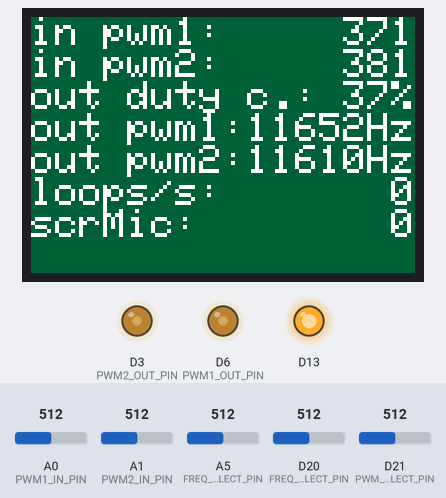
A sketch run on a simulated Arduino Zero (SAMD21). Parts: 96×64 colour display, output pins drawn as LEDs (lit = HIGH). The test bench sets the inputs (shaded band); at power-on: D21 (PWM_OUT_WIDTH_SELECT_PIN) = 512, A0 (PWM1_IN_PIN) = 512, A1 (PWM2_IN_PIN) = 512, A5 (FREQ_HIGH_SELECT_PIN) = 512, D20 (FREQ_LOW_SELECT_PIN) = 512 (analog values on the 0–1023 scale).

Above: at 1.3 s.
1.4 s: D21 (PWM_OUT_WIDTH_SELECT_PIN) set to 716
At 1.8 s:
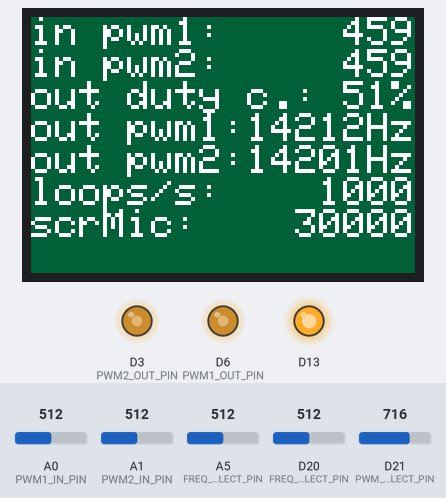
3.6 s: D21 (PWM_OUT_WIDTH_SELECT_PIN) set to 992
At 3.98 s:
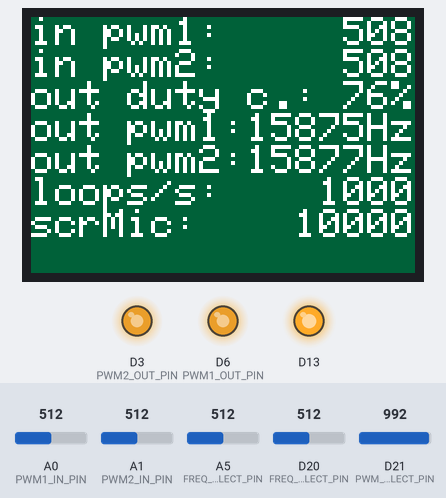
5.9 s: A0 (PWM1_IN_PIN) set to 716
At 6.01 s:
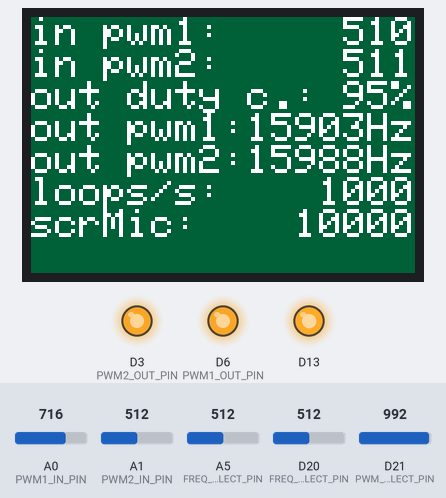
7.4 s: A1 (PWM2_IN_PIN) set to 716
At 7.64 s:
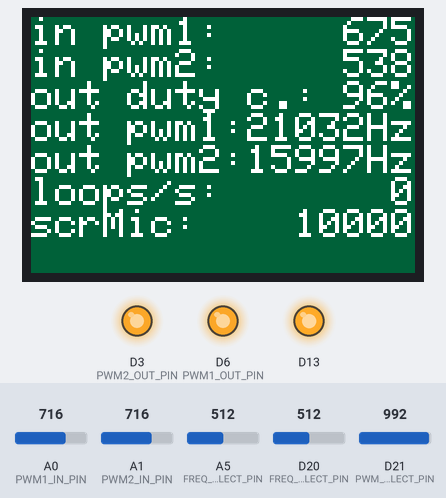
9.0 s: A5 (FREQ_HIGH_SELECT_PIN) set to 716
At 9.27 s:
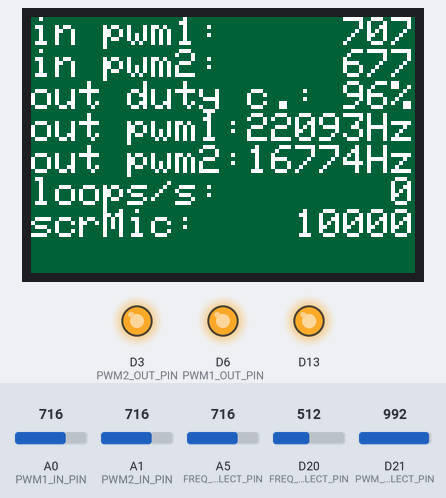
10.6 s: D20 (FREQ_LOW_SELECT_PIN) set to 716
At 10.9 s:
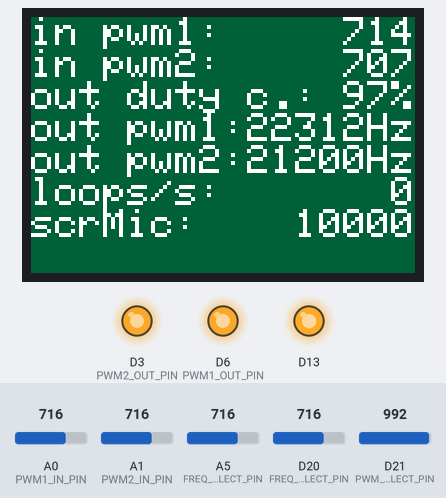
Timing chart, 0 to 13.3 s (numbered marks = the images above; inputs shaded):
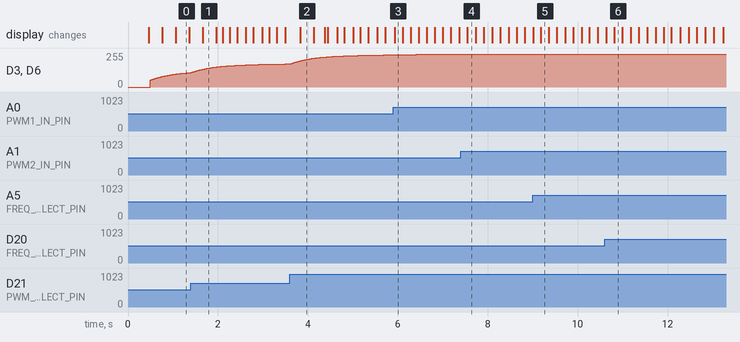

The sketch:

modulator.ino
```cpp
#include <Arduino.h>
#include <Adafruit_GFX.h>
#include <Adafruit_SSD1331.h>
#include <SPI.h>

const float           FREQ_MAX_HZ                        = 32000;

const unsigned int    PWM_IN_AVG_SAMPLES                 = 1000;

const unsigned long   PWM_OUT_WIDTH_SAMPLES              = 1000;
const unsigned long   PWM_OUT_FREQ_SAMPLES               = 1000;

const unsigned long   PWM_OUT_FREQ_ADJUST_TIMES_PER_SEC  = 30;
const unsigned long   PWM_OUT_FREQ_ADJUST_INTERVAL_MIC   = (1000 * 1000) / PWM_OUT_FREQ_ADJUST_TIMES_PER_SEC;


const unsigned int    OLED_MAX_FPS                       = 10;
const unsigned int    OLED_WIDTH                         = 16;
const unsigned int    OLED_HEIGHT                        = 8;
const unsigned long   OLED_NEXT_CHAR_DELAY               = (1000 * 1000 / OLED_MAX_FPS) / (OLED_WIDTH * OLED_HEIGHT);

const unsigned int    OLED_TEXT_COLOR                    = 0xFFFF;
const unsigned int    OLED_BACKGROUND_COLOR              = 0x0307;


const byte            PWM1_IN_PIN                        = A0;
const byte            PWM2_IN_PIN                        = A1;
const byte            PWM1_OUT_PIN                       = 6;
const byte            PWM2_OUT_PIN                       = 3;

const byte            PWM_OUT_WIDTH_SELECT_PIN           = 21;
const byte            FREQ_HIGH_SELECT_PIN               = 19;
const byte            FREQ_LOW_SELECT_PIN                = 20;

const byte            OLED_PIN_scl_sck                   = 7;
const byte            OLED_PIN_sda_mosi                  = 11;
const byte            OLED_PIN_cs_ss                     = 10;
const byte            OLED_PIN_res_rst                   = 9;
const byte            OLED_PIN_dc_rs                     = 8;

// declare the display
Adafruit_SSD1331 oled = Adafruit_SSD1331(
  OLED_PIN_cs_ss,
  OLED_PIN_dc_rs,
  OLED_PIN_sda_mosi,
  OLED_PIN_scl_sck,
  OLED_PIN_res_rst
);

unsigned long current_time = micros();

unsigned long oled_update_deadline = micros();

unsigned int  pwm1             = 1;
unsigned int  pwm2             = 2;
unsigned int  pwm_out_width    = 0;
unsigned int  mode             = 0;
unsigned long pwm1_out_freq    = 1;
unsigned long pwm2_out_freq    = 1;
unsigned long loopsPS          = 0;
unsigned long scrMic           = 0;

unsigned long scr_counter = 0;

unsigned int pwm_out_width_percentages = 1;

char oled_current_buffer[OLED_WIDTH * OLED_HEIGHT];
unsigned int  oled_char_counter = 0;

void oled_update(){

  if (current_time > oled_update_deadline) {
    oled_update_deadline = current_time + OLED_NEXT_CHAR_DELAY;

    unsigned int current = micros();

    char oled_update_buffer[OLED_WIDTH * OLED_HEIGHT];

    sprintf(oled_update_buffer, "in pwm1:%8uin pwm2:%8uout duty c.:%3u%sout pwm1:%5luHzout pwm2:%5luHzloops/s:%8luscrMic:%9lu%16s", pwm1, pwm2, pwm_out_width_percentages,"%" ,pwm1_out_freq, pwm2_out_freq, 1000*(loopsPS/1000), 10000*(scrMic/10000), "");

    unsigned int x = oled_char_counter / OLED_HEIGHT;
    unsigned int y = oled_char_counter % OLED_HEIGHT;
    int c = y * OLED_WIDTH + x;

    if (oled_current_buffer[c] != oled_update_buffer[c]) {
      oled_current_buffer[c] = oled_update_buffer[c];

      oled.setCursor(x * 6, y * 8);
      oled.setTextColor(OLED_BACKGROUND_COLOR);
      oled.print("\xDA");

      oled.setCursor(x * 6, y * 8);
      oled.setTextColor(OLED_TEXT_COLOR);
      oled.print(oled_update_buffer[c]);
    }

    scr_counter += micros() - current;

    oled_char_counter++;
    oled_char_counter = oled_char_counter % (OLED_WIDTH * OLED_HEIGHT);
  }
}

unsigned long current_sec_deadline = micros();
unsigned long current_loops_counter = 0;

void calc_loopsPS(){
  if (current_time > current_sec_deadline) {
    loopsPS = current_loops_counter;
    scrMic = scr_counter;
    current_loops_counter = 0;
    scr_counter = 0;
    current_sec_deadline =  current_time + 1000 * 1000;
  } else {
    current_loops_counter++;
  }
}


float _pwm2_out_freq = -1;
unsigned long current_freq2_deadline = micros();

void calc_pwm2_out_freq(){
  unsigned int high = analogRead(FREQ_HIGH_SELECT_PIN) - 1;
  unsigned int low = analogRead(FREQ_LOW_SELECT_PIN) - 1;
  float __freq = (((float)(high * 1023 + (float)low)) / 1023) * (FREQ_MAX_HZ  / 1023);
  _pwm2_out_freq = (__freq + PWM_OUT_WIDTH_SAMPLES * _pwm2_out_freq) / (PWM_OUT_WIDTH_SAMPLES + 1);
  if (current_time > current_freq2_deadline) {
    current_freq2_deadline = current_time + PWM_OUT_FREQ_ADJUST_INTERVAL_MIC;
    if (pwm2_out_freq != (unsigned long)_pwm2_out_freq){
      pwm2_out_freq = (unsigned long)_pwm2_out_freq;
      analogWriteFrequency(PWM2_OUT_PIN, _pwm2_out_freq);
      analogWrite(PWM2_OUT_PIN, pwm_out_width);
    }
  }
}

float _pwm1 = 0;
void get_pwm1_value(){
  _pwm1 = (analogRead(PWM1_IN_PIN) + PWM_IN_AVG_SAMPLES * _pwm1) / (PWM_IN_AVG_SAMPLES + 1);
  pwm1 = _pwm1;
}

float _pwm2 = 0;
void get_pwm2_value(){
  _pwm2 = (analogRead(PWM2_IN_PIN) + PWM_IN_AVG_SAMPLES * _pwm2) / (PWM_IN_AVG_SAMPLES + 1);
  pwm2 = _pwm2;
}


float _pwm1_out_freq = 0;
void calc_pwm1_out_freq(){
  _pwm1_out_freq = FREQ_MAX_HZ * pwm1 / 1024;
  if (pwm1_out_freq != (unsigned long)_pwm1_out_freq){
    pwm1_out_freq = (unsigned long)_pwm1_out_freq;
    analogWriteFrequency(PWM1_OUT_PIN, pwm1_out_freq);
    analogWrite(PWM1_OUT_PIN, pwm_out_width);
  }
}


float _pwm_out_width = 0;
void calc_pwm_out_width(){
  unsigned int w = analogRead(PWM_OUT_WIDTH_SELECT_PIN);

  _pwm_out_width = (w + PWM_OUT_WIDTH_SAMPLES * _pwm_out_width) / (PWM_OUT_WIDTH_SAMPLES + 1);

  pwm_out_width_percentages = (_pwm_out_width * 100) / 1022;

  if (pwm_out_width != (unsigned int)_pwm_out_width) {
    pwm_out_width = _pwm_out_width;
    analogWrite(PWM1_OUT_PIN, pwm_out_width);
    analogWrite(PWM2_OUT_PIN, pwm_out_width);
  }

}


void setup() {
    oled.begin();
    oled.setFont();
    oled.fillScreen(OLED_BACKGROUND_COLOR);
    oled.setTextSize(1);

    pinMode(13, OUTPUT);
    digitalWrite(13, HIGH);

    pinMode(PWM1_IN_PIN, INPUT);
    pinMode(PWM2_IN_PIN, INPUT);

    pinMode(PWM1_OUT_PIN, OUTPUT);
    pinMode(PWM2_OUT_PIN, OUTPUT);

    pinMode(PWM_OUT_WIDTH_SELECT_PIN, INPUT);

    pinMode(FREQ_HIGH_SELECT_PIN, INPUT);
    pinMode(FREQ_LOW_SELECT_PIN, INPUT);

    analogWriteResolution(10); // 0 - 1024
    analogReadResolution(10); // 0 - 1024
}

void loop() {
  current_time = micros();

  get_pwm1_value();
  get_pwm2_value();

  calc_pwm_out_width();

  calc_pwm1_out_freq();
  calc_pwm2_out_freq();

  oled_update();

  calc_loopsPS();
}
```
